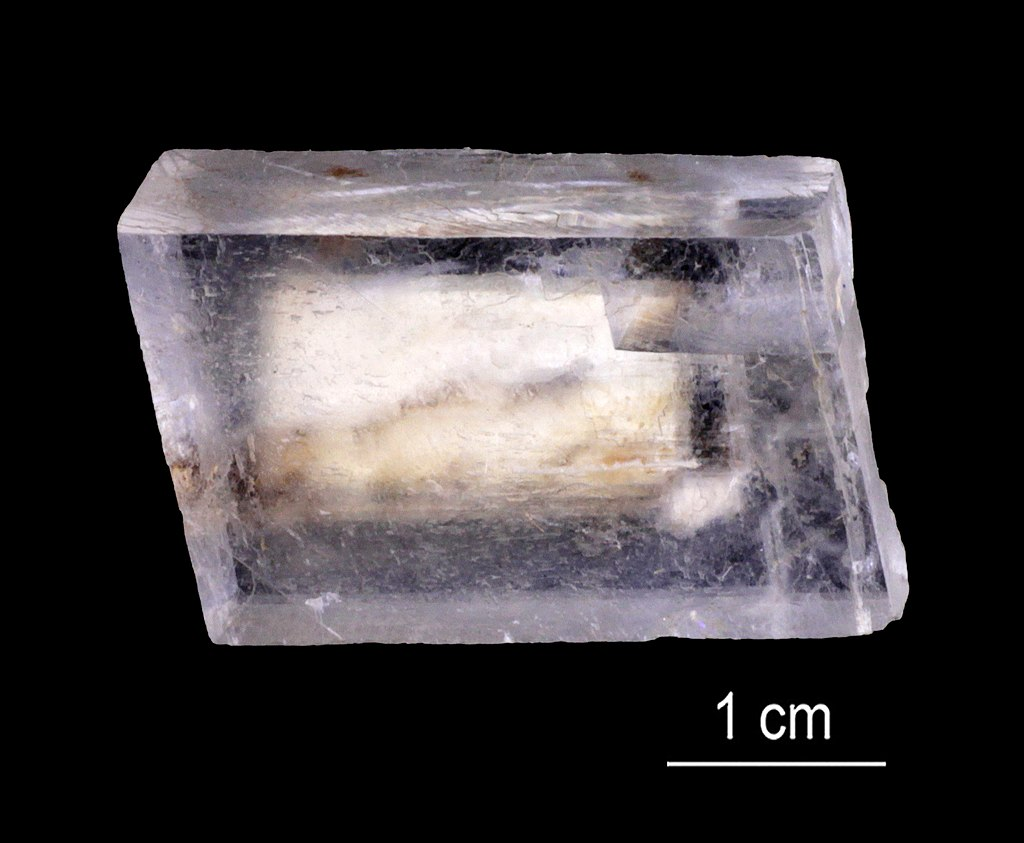
#> input picture cementing/Calcite/Rhombohedral Calcite.jpg, 1024 x 843 px, given in place of Rocks_3.jpg, which was not available
$ python final.py
#> lines starting #> are read from the running program, lines starting #| are printed output that depends on the picture; after the words box and inside, x2 and y2 are one past the last pixel; in counts of white or black regions, pixels touching at a corner belong together; pictures that were not available may be replaced by others from this repository, and a replacement may not be noted
import cv2
import numpy as np
import csv

# Function to estimate size in real-world units
def pixel_to_distance(pixel_value, distance_to_object, focal_length):
    return (pixel_value * distance_to_object) / focal_length  # pixel value to real-world distance

# Read the image
image = cv2.imread('D:\PHOTOS AND PICTURES\Rocks_3.jpg', cv2.IMREAD_GRAYSCALE)
#> image: shape (843, 1024); min 0, max 255, mean 61.9

# User-entered distance in meters
distance_to_object = float(input("Enter the distance to the object in meters: "))
#> the answer given: 3

# User-entered focal length in pixels
focal_length = float(input("Enter the focal length of the camera in pixels: "))
#> the answer given: 3

# Apply GaussianBlur to reduce noise and improve Canny edge detection
blurred_image = cv2.GaussianBlur(image, (5, 5), 0)
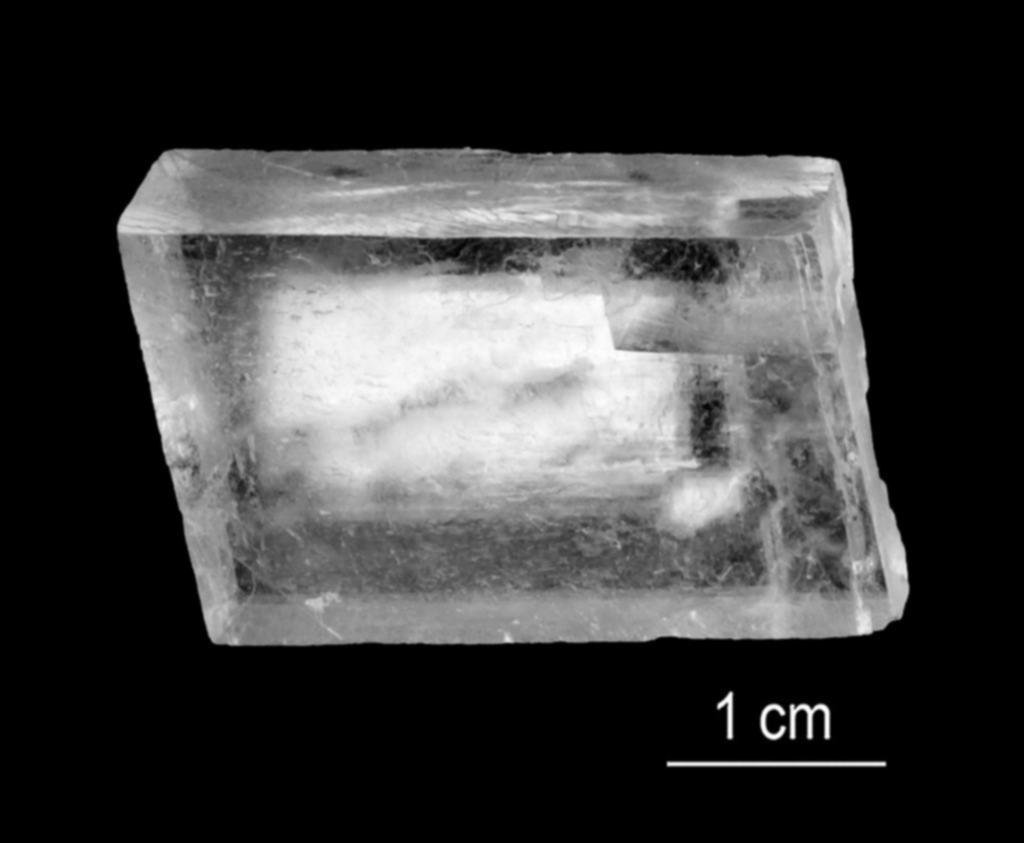
#> blurred_image: shape (843, 1024); min 0, max 254, mean 61.9

# Apply Canny edge detection to detect edges in the image
canny_output = cv2.Canny(blurred_image, 80, 150)
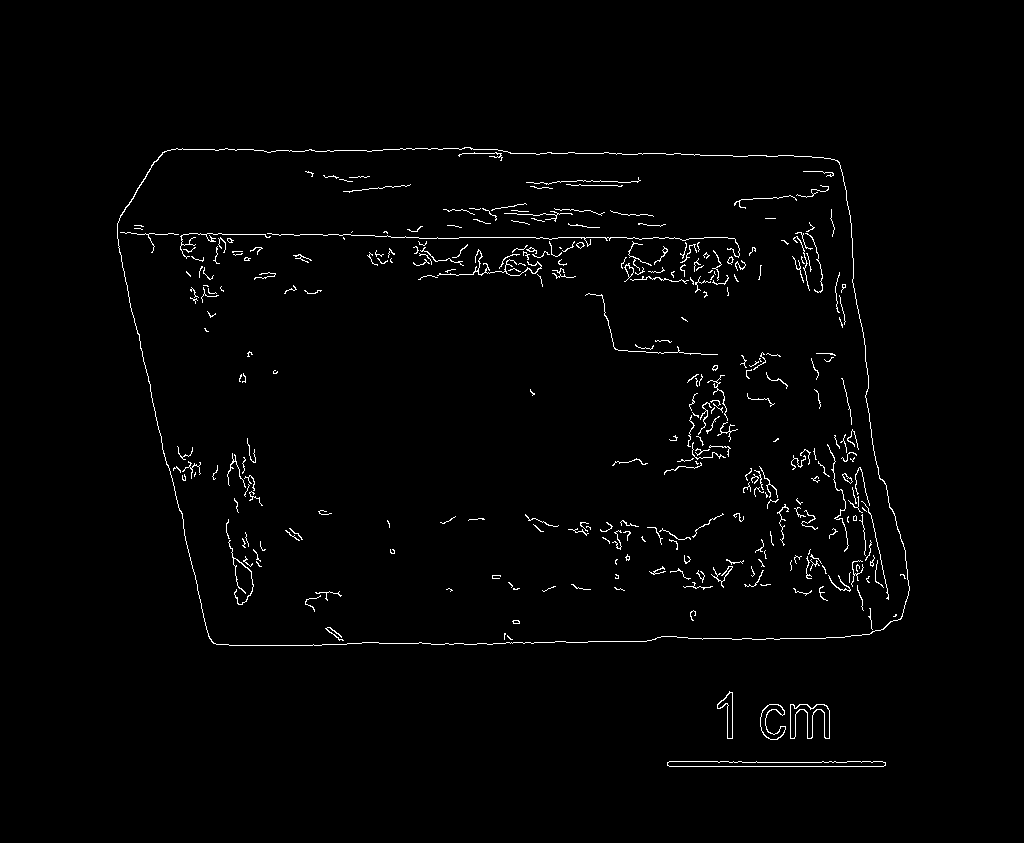
#> canny_output: shape (843, 1024); 1.5% white in thin lines or dots, all inside (x1, y1, x2, y2) = (117, 147, 910, 767)

# Apply dilation to connect nearby edges. To make the connecting edges as a single unit edge
kernel_size_dilation = 5
kernel_dilation = np.ones((kernel_size_dilation, kernel_size_dilation), np.uint8)
dilated_image = cv2.dilate(canny_output, kernel_dilation, iterations=1)
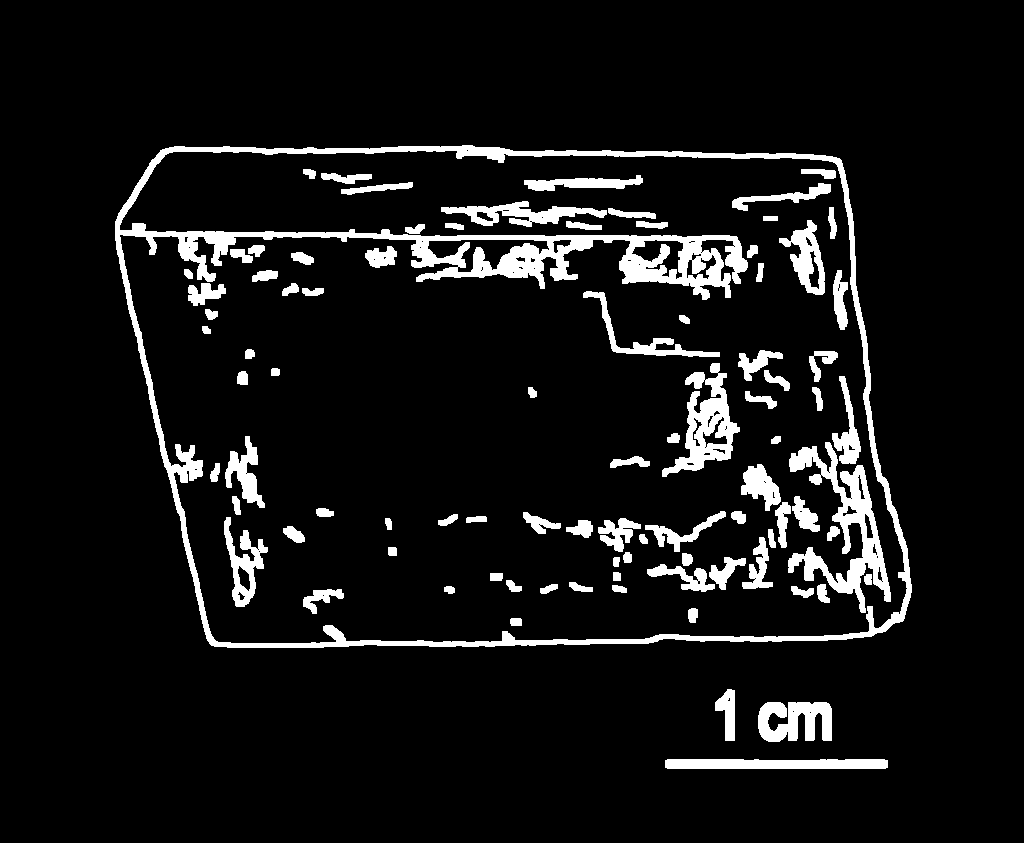
#> dilated_image: shape (843, 1024); 7.9% white; 90 white regions, largest, box (x1, y1, x2, y2) and area: (115, 145, 912, 648) 27092, (788, 442, 891, 613) 5353, (662, 363, 740, 477) 3382

# Apply erosion to remove small edges
kernel_size_erosion = 5
kernel_erosion = np.ones((kernel_size_erosion, kernel_size_erosion), np.uint8)
eroded_image = cv2.erode(dilated_image, kernel_erosion, iterations=1)
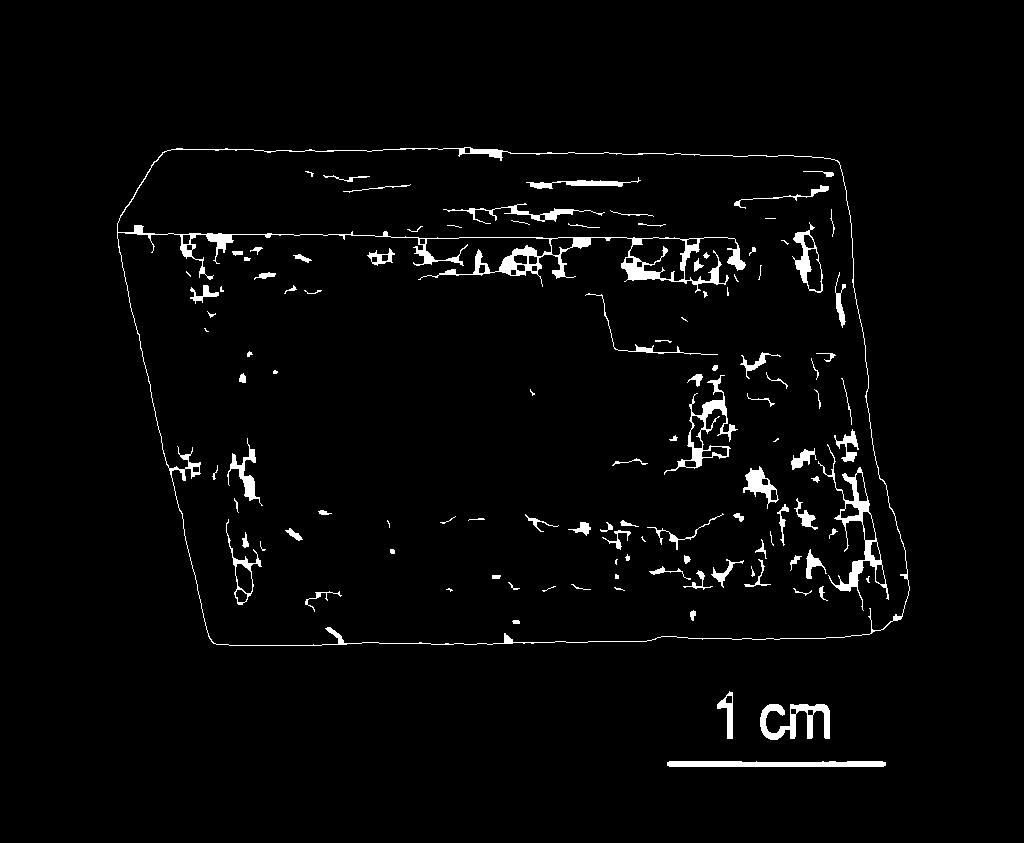
#> eroded_image: shape (843, 1024); 2.7% white; 115 white regions (26 under 20 px)

# Find contours in the eroded image
contours, _ = cv2.findContours(eroded_image, cv2.RETR_EXTERNAL, cv2.CHAIN_APPROX_SIMPLE)
#> contours = 4 contours; box (x1, y1, x2, y2) and area: (117, 147, 910, 646) 349572, (760, 704, 830, 740) 1046, (667, 761, 886, 767) 988, (717, 691, 733, 739) 308

# Store fault sizes in a list, Empty list to store the sizes of the detected faults
fault_sizes = []

# Calculate and print the size of each detected fault in real-world units
for i, contour in enumerate(contours):
    fault_size_pixels = cv2.contourArea(contour)
    fault_size_meters = pixel_to_distance(fault_size_pixels, distance_to_object, focal_length)
    print(f"Fault {i + 1} Size: {fault_size_meters:.2f} meters")
    fault_sizes.append(fault_size_meters)
#> this loop made 4 passes
#> (fault_size_pixels, fault_size_meters) on passes 1 to 4: (988, 988), (1045.5, 1045.5), (308, 308), (349572, 349572)
#| Fault 1 Size: 988.00 meters
#| Fault 2 Size: 1045.50 meters
#| Fault 3 Size: 308.00 meters
#| Fault 4 Size: 349572.00 meters
#> after the loop, fault_sizes = [988, 1045.5, 308, 349572]

# Write fault sizes to a CSV file
csv_filename = 'fault_sizes.csv'
with open(csv_filename, 'w', newline='') as csvfile:
    csv_writer = csv.writer(csvfile)
    csv_writer.writerow(['Fault', 'Size (meters)'])
    for i, size in enumerate(fault_sizes):
        csv_writer.writerow([f"Fault {i + 1}", size])
#> this loop made 4 passes
#> size on passes 1 to 4: 988, 1045.5, 308, 349572

# Draw contours on the original image
result_image = cv2.cvtColor(image, cv2.COLOR_GRAY2BGR)
cv2.drawContours(result_image, contours, -1, (0, 255, 0), 2)
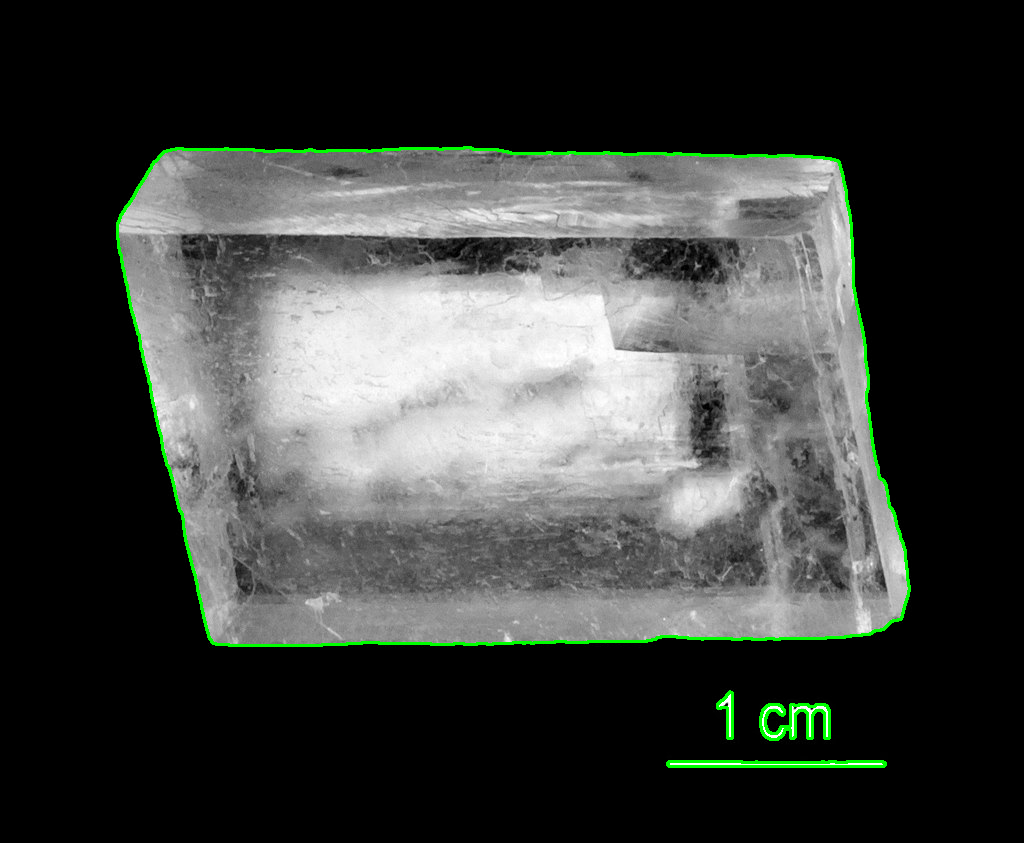
#> result_image: shape (843, 1024, 3); mean B, G, R 60.9, 64, 60.9

# Display the results

cv2.imshow('Fault Detection Result', result_image)
cv2.waitKey(0)
cv2.destroyAllWindows()

$ run again, on cementing/Calcite/Prismatic Calcite 3.png
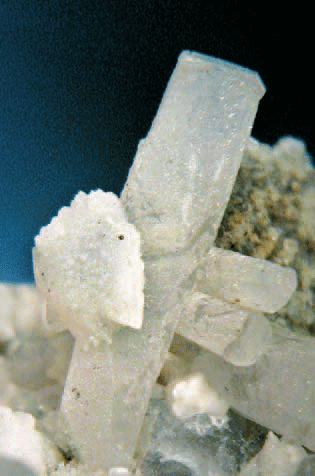
#> input picture cementing/Calcite/Prismatic Calcite 3.png, 315 x 476 px, given in place of Rocks_3.jpg, which was not available
#> `canny_output = cv2.Canny(blurred_image, 80, 150)`:
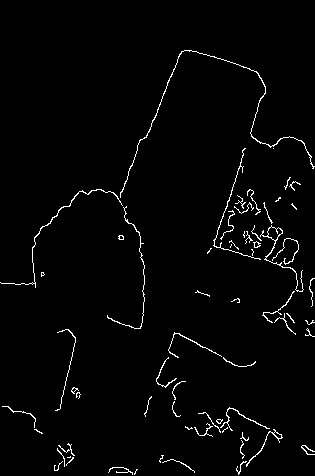
#> canny_output: shape (476, 315); 2.1% white in thin lines or dots, all inside (x1, y1, x2, y2) = (0, 50, 315, 475)
#> dilated_image: shape (476, 315); 11.2% white; 21 white regions, largest, box (x1, y1, x2, y2) and area: (0, 48, 315, 331) 4818, (205, 146, 306, 337) 4758, (183, 405, 285, 476) 1980
#> eroded_image: shape (476, 315); 3.3% white; 24 white regions (4 under 20 px)
#> contours = 24 contours, 10 with area under 20; largest, box (x1, y1, x2, y2) and area: (213, 148, 304, 335) 1970, (185, 407, 283, 476) 443, (0, 50, 315, 329) 279, (54, 443, 75, 471) 216, (156, 357, 186, 417) 86
#> the loop `for i, contour in enumerate(contours):` made 24 passes
#> (fault_size_pixels, fault_size_meters) on passes 1 to 8: (78, 78), (36, 36), (62, 62), (216, 216), (443, 443), (21, 21), (5, 5), (48, 48)
#> (printed output is left out)
#> after the loop `for i, contour in enumerate(contours):`: fault_sizes = [78, 36, 62, 216, 443, 21, 5, 48, 11, 85.5, 33.5, 12.5, 44, 16.5, 4, 43, 7.5, 2.5, 18.5, 5, 3.5, 61, 1970.5, 279]
#> the loop `for i, size in enumerate(fault_sizes):` made 24 passes
#> size on passes 1 to 8: 78, 36, 62, 216, 443, 21, 5, 48
#> `cv2.drawContours(result_image, contours, -1, (0, 255, 0), 2)`:
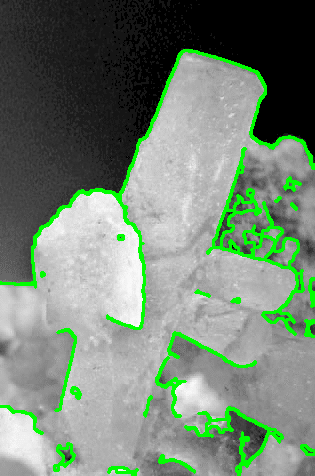
#> result_image: shape (476, 315, 3); mean B, G, R 115.6, 132.5, 115.6
